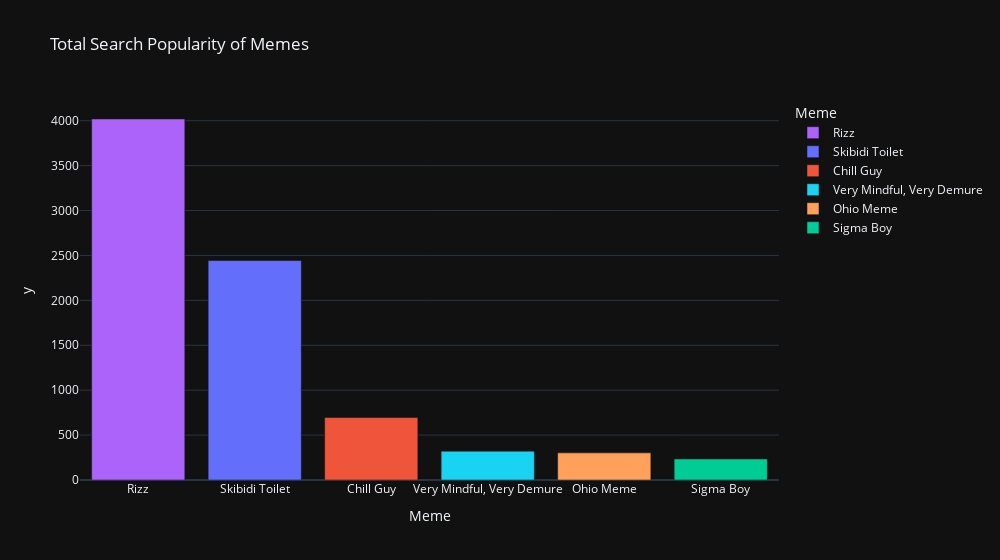

Write notebook code for a chart like this one.
### Code cell
total_search = df[col].sum().sort_values(ascending=False)
fig_bar = px.bar(total_search, x=total_search.index, y=total_search, color=total_search.index,
                color_discrete_map=color_map,
                title='Total Search Popularity of Memes',
                labels={'value': 'Total Popularity', 'index': 'Meme'},
                template='plotly_dark', width=1000)
fig_bar.show()

### Figure 1 — Plotly figure (JSON) as saved in the notebook; plotly's stock layout.template omitted (floating-point values rounded to 4 significant figures)
{"data": [{"hovertemplate": "Meme=%{x}<br>y=%{y}<extra></extra>", "legendgroup": "Rizz", "marker": {"color": "#ab63fa", "pattern": {"shape": ""}}, "name": "Rizz", "orientation": "v", "showlegend": true, "textposition": "auto", "type": "bar", "x": ["Rizz"], "xaxis": "x", "y": [4019], "yaxis": "y"}, {"hovertemplate": "Meme=%{x}<br>y=%{y}<extra></extra>", "legendgroup": "Skibidi Toilet", "marker": {"color": "#636efa", "pattern": {"shape": ""}}, "name": "Skibidi Toilet", "orientation": "v", "showlegend": true, "textposition": "auto", "type": "bar", "x": ["Skibidi Toilet"], "xaxis": "x", "y": [2443], "yaxis": "y"}, {"hovertemplate": "Meme=%{x}<br>y=%{y}<extra></extra>", "legendgroup": "Chill Guy", "marker": {"color": "#ef553b", "pattern": {"shape": ""}}, "name": "Chill Guy", "orientation": "v", "showlegend": true, "textposition": "auto", "type": "bar", "x": ["Chill Guy"], "xaxis": "x", "y": [695], "yaxis": "y"}, {"hovertemplate": "Meme=%{x}<br>y=%{y}<extra></extra>", "legendgroup": "Very Mindful, Very Demure", "marker": {"color": "#19d3f3", "pattern": {"shape": ""}}, "name": "Very Mindful, Very Demure", "orientation": "v", "showlegend": true, "textposition": "auto", "type": "bar", "x": ["Very Mindful, Very Demure"], "xaxis": "x", "y": [321], "yaxis": "y"}, {"hovertemplate": "Meme=%{x}<br>y=%{y}<extra></extra>", "legendgroup": "Ohio Meme", "marker": {"color": "#ffa15a", "pattern": {"shape": ""}}, "name": "Ohio Meme", "orientation": "v", "showlegend": true, "textposition": "auto", "type": "bar", "x": ["Ohio Meme"], "xaxis": "x", "y": [302], "yaxis": "y"}, {"hovertemplate": "Meme=%{x}<br>y=%{y}<extra></extra>", "legendgroup": "Sigma Boy", "marker": {"color": "#00cc96", "pattern": {"shape": ""}}, "name": "Sigma Boy", "orientation": "v", "showlegend": true, "textposition": "auto", "type": "bar", "x": ["Sigma Boy"], "xaxis": "x", "y": [234], "yaxis": "y"}], "layout": {"barmode": "relative", "legend": {"title": {"text": "Meme"}, "tracegroupgap": 0}, "title": {"text": "Total Search Popularity of Memes"}, "width": 1000, "xaxis": {"anchor": "y", "categoryarray": ["Rizz", "Skibidi Toilet", "Chill Guy", "Very Mindful, Very Demure", "Ohio Meme", "Sigma Boy"], "categoryorder": "array", "domain": [0, 1], "title": {"text": "Meme"}}, "yaxis": {"anchor": "x", "domain": [0, 1], "title": {"text": "y"}}}}
